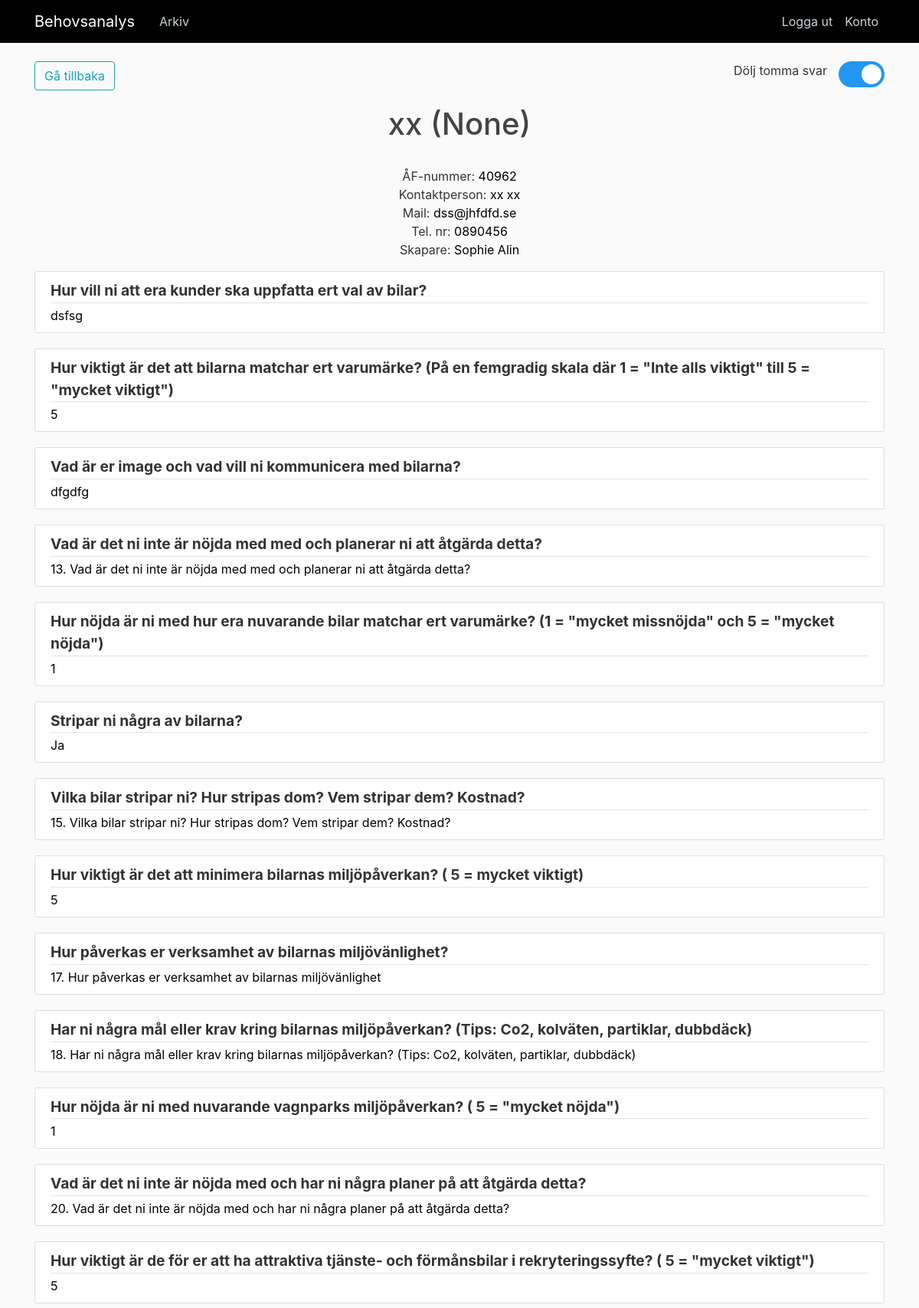
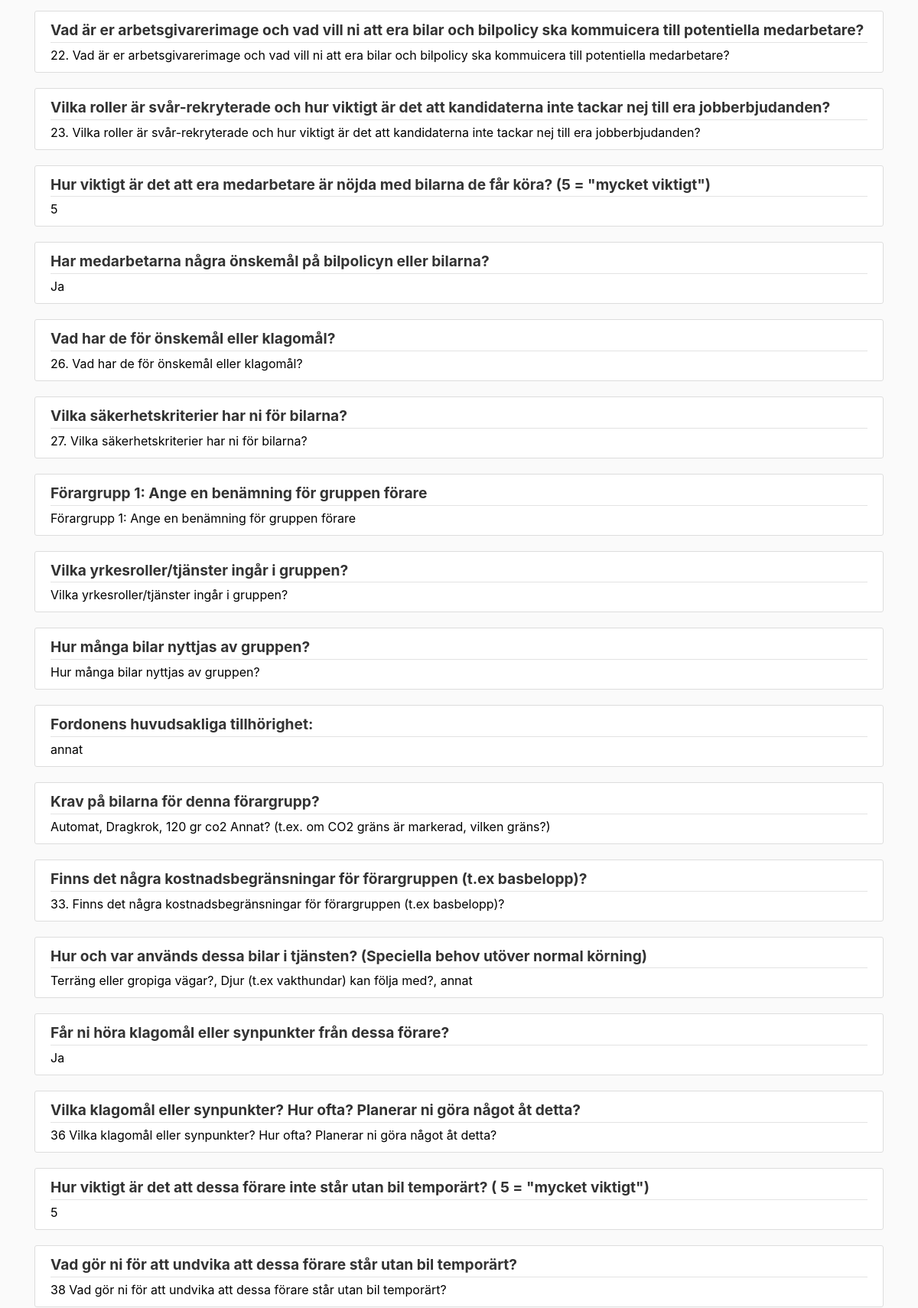
/kund/10312578983 (signed in, upper part), run on the app's committed database (2 pictures, top to bottom).
### app/models.py (models this page shows, shortened)
class Responses(db.Model, UserMixin):
    response_id = db.Column(db.String(20), primary_key=True)
    timestamp = db.Column(db.String(30))
    q1 = db.Column(db.String(150))
    q2 = db.Column(db.String(150))
    q3 = db.Column(db.String(150), unique=True)
    q4 = db.Column(db.String(150))
    q5 = db.Column(db.String(150))
    q6 = db.Column(db.String(150))
    q7 = db.Column(db.String(150))
    q8 = db.Column(db.String(150))
    q9 = db.Column(db.String(500))
    q10 = db.Column(db.String(500))
    q11 = db.Column(db.String(500))
    q12 = db.Column(db.String(500))
    q13 = db.Column(db.String(500))
    q14 = db.Column(db.String(500))
    q15 = db.Column(db.String(500))
    q16 = db.Column(db.String(500))
    q17 = db.Column(db.String(500))
    q18 = db.Column(db.String(500))
    q19 = db.Column(db.String(500))
    q20 = db.Column(db.String(500))
    q21 = db.Column(db.String(500))
    q22 = db.Column(db.String(500))
    q23 = db.Column(db.String(500))
    q24 = db.Column(db.String(500))
    q25 = db.Column(db.String(500))
    q26 = db.Column(db.String(500))
    q27 = db.Column(db.String(500))
    q28 = db.Column(db.String(500))
    q29 = db.Column(db.String(500))
    q30 = db.Column(db.String(500))
    q31 = db.Column(db.String(500))
    q32 = db.Column(db.String(500))
    q33 = db.Column(db.String(500))
    q34 = db.Column(db.String(500))
    q35 = db.Column(db.String(500))
    q36 = db.Column(db.String(500))
    q37 = db.Column(db.String(500))
    q38 = db.Column(db.String(500))
    q39 = db.Column(db.String(500))
    q40 = db.Column(db.String(500))
    q41 = db.Column(db.String(500))
    q42 = db.Column(db.String(500))
    q43 = db.Column(db.String(500))
    q44 = db.Column(db.String(500))
    q45 = db.Column(db.String(500))
    q46 = db.Column(db.String(500))
    q47 = db.Column(db.String(500))
    q48 = db.Column(db.String(500))
    q49 = db.Column(db.String(500))
    q50 = db.Column(db.String(500))
    q51 = db.Column(db.String(500))
    q52 = db.Column(db.String(500))
    q53 = db.Column(db.String(500))
    q54 = db.Column(db.String(500))
    q55 = db.Column(db.String(500))
    q56 = db.Column(db.String(500))
    q57 = db.Column(db.String(500))
    q58 = db.Column(db.String(500))
    q59 = db.Column(db.String(500))
    q60 = db.Column(db.String(500))
    q61 = db.Column(db.String(500))
    q62 = db.Column(db.String(500))
    q63 = db.Column(db.String(500))
    q64 = db.Column(db.String(500))
    q65 = db.Column(db.String(500))
    q66 = db.Column(db.String(500))
    q67 = db.Column(db.String(500))
    q68 = db.Column(db.String(500))
    q69 = db.Column(db.String(500))
    q70 = db.Column(db.String(500))
    q71 = db.Column(db.String(500))
    q72 = db.Column(db.String(500))
    q73 = db.Column(db.String(500))
    q74 = db.Column(db.String(500))
    q75 = db.Column(db.String(500))
    q76 = db.Column(db.String(500))
    q77 = db.Column(db.String(500))
    q78 = db.Column(db.String(500))
    q79 = db.Column(db.String(500))
    q80 = db.Column(db.String(500))
    q81 = db.Column(db.String(500))
    q82 = db.Column(db.String(500))
    q83 = db.Column(db.String(500))
    q84 = db.Column(db.String(500))
    q85 = db.Column(db.String(500))
    q86 = db.Column(db.String(500))
    q87 = db.Column(db.String(500))
    q88 = db.Column(db.String(500))
    q89 = db.Column(db.String(500))
    q90 = db.Column(db.String(500))
    q91 = db.Column(db.String(500))
    q92 = db.Column(db.String(500))
    q93 = db.Column(db.String(500))
    q94 = db.Column(db.String(500))
    q95 = db.Column(db.String(500))
    q96 = db.Column(db.String(500))
    q97 = db.Column(db.String(500))
    q98 = db.Column(db.String(500))
    q99 = db.Column(db.String(500))
    q100 = db.Column(db.String(500))
    q101 = db.Column(db.String(500))
    q102 = db.Column(db.String(500))
    q103 = db.Column(db.String(500))
    q104 = db.Column(db.String(500))
    q105 = db.Column(db.String(500))
    q106 = db.Column(db.String(500))
    q107 = db.Column(db.String(500))
    q108 = db.Column(db.String(500))
    q109 = db.Column(db.String(500))
    q110 = db.Column(db.String(500))
    q111 = db.Column(db.String(500))
    q112 = db.Column(db.String(500))
    q113 = db.Column(db.String(500))
    q114 = db.Column(db.String(500))
    q115 = db.Column(db.String(500))
    q116 = db.Column(db.String(500))
    q117 = db.Column(db.String(500))
    q118 = db.Column(db.String(500))
    q119 = db.Column(db.String(500))
    q120 = db.Column(db.String(500))
    q121 = db.Column(db.String(500))
    q122 = db.Column(db.String(500))
    q123 = db.Column(db.String(500))
    q124 = db.Column(db.String(500))
    q125 = db.Column(db.String(500))
    q126 = db.Column(db.String(500))
    q127 = db.Column(db.String(500))
    q128 = db.Column(db.String(500))
    q129 = db.Column(db.String(500))
    q130 = db.Column(db.String(500))
    q131 = db.Column(db.String(500))
    q132 = db.Column(db.String(500))
    q133 = db.Column(db.String(500))
    q134 = db.Column(db.String(500))
    q135 = db.Column(db.String(500))
    q136 = db.Column(db.String(500))
    q137 = db.Column(db.String(500))
    q138 = db.Column(db.String(500))
    q139 = db.Column(db.String(500))
    q140 = db.Column(db.String(500))
    q141 = db.Column(db.String(500))
    q142 = db.Column(db.String(500))
    q143 = db.Column(db.String(500))
    q144 = db.Column(db.String(500))
    q145 = db.Column(db.String(500))
    q146 = db.Column(db.String(500))
    q147 = db.Column(db.String(500))
    q148 = db.Column(db.String(500))
    q149 = db.Column(db.String(500))
    q150 = db.Column(db.String(500))
    q151 = db.Column(db.String(500))
    q152 = db.Column(db.String(500))
    q153 = db.Column(db.String(500))
    q154 = db.Column(db.String(500))
    q155 = db.Column(db.String(500))
    q156 = db.Column(db.String(500))
    q157 = db.Column(db.String(500))
    q158 = db.Column(db.String(500))
    q159 = db.Column(db.String(500))
    q160 = db.Column(db.String(500))
    q161 = db.Column(db.String(500))
    q162 = db.Column(db.String(500))
    q163 = db.Column(db.String(500))
    q164 = db.Column(db.String(500))
    q165 = db.Column(db.String(500))
    q166 = db.Column(db.String(500))
    q167 = db.Column(db.String(500))
    q168 = db.Column(db.String(500))
    q169 = db.Column(db.String(500))
    q170 = db.Column(db.String(500))
    q171 = db.Column(db.String(500))
    q172 = db.Column(db.String(500))

### app/routes.py (the view)
@app.route("/kund/<response_id>")
@login_required
def responses(response_id):
    responses = Responses.query.filter_by(response_id=response_id).first()
    return render_template('responses.html', title=responses.q4, responses=responses, questions=question_dict, length=len(
        question_dict))

### app/models.py (called while the page is built)
@login_manager.user_loader
def load_user(user_id):
    return User.query.get(int(user_id))

### app/templates/responses.html (shortened to what this page needs)
{% extends "layout.html" %}
{% block content %}
<div id="Button_box">
    <div class="alignleft">
        <button onclick="window.history.back()" class="btn btn-outline-info">Gå tillbaka</button><br>
    </div>
    <div class="alignright">
        <div class="alignleft">
            Dölj tomma svar
        </div>
        <div class="alignright">
        <label class="switch">
            <span class="slider round"></span>
        </label>
        </div>
    </div>
</div>
<center>
	<h1>{{responses.q4}} ({{responses.q3}})</h1><br>
	ÅF-nummer: <a href="{{responses.response_id}}/q1">{{ responses.q1 }}</a> <br>
    Kontaktperson: <a href="{{responses.response_id}}/q6">{{ responses.q6 }}</a> <br>
    Mail: <a href="{{responses.response_id}}/q7">{{ responses.q7 }}</a> <br>
    Tel. nr: <a href="{{responses.response_id}}/q8">{{ responses.q8 }}</a> <br>
    Skapare: <a href="{{responses.response_id}}/q2">{{ responses.q2 }}</a></p>
</center>
{% for i in range(length) %}
	{% if loop.index > 9 %}
		{% set question = "q" ~ i|string %}
	<article class="media content-section">
	  <div class="media-body">
		  <div class="article-metadata">
			  <b><big>{{ questions[question] }}</big></b>
			  </div>
		  <a href="{{responses.response_id}}/{{question}}">{{ responses[question] }}</a>
	  </div>
	</article>
	{% endif %}
{% endfor %}
{% endblock content%}

### app/static/main.css (style rules this page uses)
body { background: #fafafa; color: #333333; margin-top: 5rem; }
h1, h2, h3, h4, h5, h6 { color: #444444; }
.content-section { background: #ffffff; padding: 10px 20px; border: 1px solid #dddddd; border-radius: 3px; margin-bottom: 20px; }
.article-metadata { padding-bottom: 1px; margin-bottom: 4px; border-bottom: 1px solid #e3e3e3 }

### app/templates/responses.html (style rules this page uses)
a { color: black; }
.switch { position: relative; display: inline-block; width: 60px; height: 34px; }
.slider { position: absolute; cursor: pointer; top: 0; left: 0; right: 0; bottom: 0; background-color: #ccc; -webkit-transition: .4s; transition: .4s; }
.slider:before { position: absolute; content: ""; height: 26px; width: 26px; left: 4px; bottom: 4px; background-color: white; -webkit-transition: .4s; transition: .4s; }
input:checked + .slider { background-color: #2196F3; }
input:checked + .slider:before { -webkit-transform: translateX(26px); -ms-transform: translateX(26px); transform: translateX(26px); }
.slider.round { border-radius: 34px; }
.slider.round:before { border-radius: 50%; }
.alignleft { float: left; margin-right: 15px; }
.alignright { float: right; }

### data on the page
Responses: q4 "xx", q3 "None", q1 "40962", q6 "xx xx", q7 "dss@jhfdfd.se", q8 "0890456", q2 "Sophie Alin", q9 "dsfsg" "5" "dfgdfg" "13. Vad är det ni inte är nöjda med med och planerar ni att åtgärda detta?" "1" "Ja" "15. Vilka bilar stripar ni? Hur stripas dom? Vem stripar dem? Kostnad?" "5" "17. Hur påverkas er verksamhet av bilarnas miljövänlighet" "18. Har ni några mål eller krav kring bilarnas miljöpåverkan? (Tips: Co2, kolväten, partiklar, dubbdäck)" "1" "20. Vad är det ni inte är nöjda med och har ni några planer på att åtgärda detta?" "5" "22. Vad är er arbetsgivarerimage och vad vill ni att era bilar och bilpolicy ska kommuicera till potentiella medarbetare?" "23. Vilka roller är svår-rekryterade och hur viktigt är det att kandidaterna inte tackar nej till era jobberbjudanden?" "5" "Ja" "26. Vad har de för önskemål eller klagomål?" "27. Vilka säkerhetskriterier har ni för bilarna?" "Förargrupp 1: Ange en benämning för gruppen förare" "Vilka yrkesroller/tjänster ingår i gruppen?" "Hur många bilar nyttjas av gruppen?" "annat" "Automat, Dragkrok, 120 gr co2 Annat? (t.ex. om CO2 gräns är markerad, vilken gräns?)" "33. Finns det några kostnadsbegränsningar för förargruppen (t.ex basbelopp)?" "Terräng eller gropiga vägar?, Djur (t.ex vakthundar) kan följa med?, annat" "Ja" "36 Vilka klagomål eller synpunkter? Hur ofta? Planerar ni göra något åt detta?" "5" "38 Vad gör ni för att undvika att dessa förare står utan bil temporärt?"

### other printed values
{{ questions[question] }} "Hur vill ni att era kunder ska uppfatta ert val av bilar?" "Hur viktigt är det att bilarna matchar ert varumärke? (På en femgradig skala där 1 = \"Inte alls viktigt\" till 5 = \"mycket viktigt\")" "Vad är er image och vad vill ni kommunicera med bilarna?" "Vad är det ni inte är nöjda med med och planerar ni att åtgärda detta?" "Hur nöjda är ni med hur era nuvarande bilar matchar ert varumärke? (1 = \"mycket missnöjda\" och 5 = \"mycket nöjda\")" "Stripar ni några av bilarna?" "Vilka bilar stripar ni? Hur stripas dom? Vem stripar dem? Kostnad?" "Hur viktigt är det att minimera bilarnas miljöpåverkan? ( 5 = mycket viktigt)" "Hur påverkas er verksamhet av bilarnas miljövänlighet?" "Har ni några mål eller krav kring bilarnas miljöpåverkan? (Tips: Co2, kolväten, partiklar, dubbdäck)" "Hur nöjda är ni med nuvarande vagnparks miljöpåverkan? ( 5 = \"mycket nöjda\")" "Vad är det ni inte är nöjda med och har ni några planer på att åtgärda detta?" "Hur viktigt är de för er att ha attraktiva tjänste- och förmånsbilar i rekryteringssyfte? ( 5 = \"mycket viktigt\")" "Vad är er arbetsgivarerimage och vad vill ni att era bilar och bilpolicy ska kommuicera till potentiella medarbetare?" "Vilka roller är svår-rekryterade och hur viktigt är det att kandidaterna inte tackar nej till era jobberbjudanden?" "Hur viktigt är det att era medarbetare är nöjda med bilarna de får köra? (5 = \"mycket viktigt\")" "Har medarbetarna några önskemål på bilpolicyn eller bilarna?" "Vad har de för önskemål eller klagomål?" "Vilka säkerhetskriterier har ni för bilarna?" "Förargrupp 1: Ange en benämning för gruppen förare" "Vilka yrkesroller/tjänster ingår i gruppen?" "Hur många bilar nyttjas av gruppen?" "Fordonens huvudsakliga tillhörighet:" "Krav på bilarna för denna förargrupp?" "Finns det några kostnadsbegränsningar för förargruppen (t.ex basbelopp)?" "Hur och var används dessa bilar i tjänsten? (Speciella behov utöver normal körning)" "Får ni höra klagomål eller synpunkter från dessa förare?" "Vilka klagomål eller synpunkter? Hur ofta? Planerar ni göra något åt detta?" "Hur viktigt är det att dessa förare inte står utan bil temporärt? ( 5 = \"mycket viktigt\")" "Vad gör ni för att undvika att dessa förare står utan bil temporärt?"
